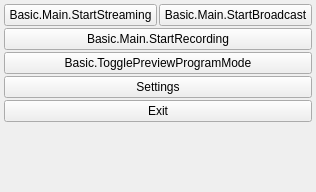
<?xml version="1.0" encoding="UTF-8"?>
<ui version="4.0">
 <class>OBSBasicControls</class>
 <widget class="QWidget" name="OBSBasicControls">
  <property name="geometry">
   <rect>
    <x>0</x>
    <y>0</y>
    <width>316</width>
    <height>192</height>
   </rect>
  </property>
  <layout class="QVBoxLayout" name="buttonsVLayout">
   <property name="spacing">
    <number>2</number>
   </property>
   <property name="leftMargin">
    <number>4</number>
   </property>
   <property name="topMargin">
    <number>4</number>
   </property>
   <property name="rightMargin">
    <number>4</number>
   </property>
   <property name="bottomMargin">
    <number>4</number>
   </property>
   <item>
    <layout class="QHBoxLayout" name="horizontalLayout_7">
     <item>
      <widget class="QPushButton" name="streamButton">
       <property name="enabled">
        <bool>true</bool>
       </property>
       <property name="sizePolicy">
        <sizepolicy hsizetype="Ignored" vsizetype="Fixed">
         <horstretch>0</horstretch>
         <verstretch>0</verstretch>
        </sizepolicy>
       </property>
       <property name="minimumSize">
        <size>
         <width>150</width>
         <height>0</height>
        </size>
       </property>
       <property name="text">
        <string>Basic.Main.StartStreaming</string>
       </property>
       <property name="checkable">
        <bool>true</bool>
       </property>
      </widget>
     </item>
     <item>
      <widget class="QPushButton" name="broadcastButton">
       <property name="enabled">
        <bool>true</bool>
       </property>
       <property name="sizePolicy">
        <sizepolicy hsizetype="Ignored" vsizetype="Fixed">
         <horstretch>0</horstretch>
         <verstretch>0</verstretch>
        </sizepolicy>
       </property>
       <property name="minimumSize">
        <size>
         <width>150</width>
         <height>0</height>
        </size>
       </property>
       <property name="text">
        <string>Basic.Main.StartBroadcast</string>
       </property>
       <property name="checkable">
        <bool>true</bool>
       </property>
      </widget>
     </item>
    </layout>
   </item>
   <item>
    <layout class="QHBoxLayout" name="recordingLayout">
     <property name="spacing">
      <number>2</number>
     </property>
     <property name="leftMargin">
      <number>0</number>
     </property>
     <property name="topMargin">
      <number>0</number>
     </property>
     <property name="rightMargin">
      <number>0</number>
     </property>
     <property name="bottomMargin">
      <number>0</number>
     </property>
     <item>
      <widget class="RecordButton" name="recordButton">
       <property name="enabled">
        <bool>true</bool>
       </property>
       <property name="sizePolicy">
        <sizepolicy hsizetype="Ignored" vsizetype="Fixed">
         <horstretch>0</horstretch>
         <verstretch>0</verstretch>
        </sizepolicy>
       </property>
       <property name="minimumSize">
        <size>
         <width>0</width>
         <height>0</height>
        </size>
       </property>
       <property name="text">
        <string>Basic.Main.StartRecording</string>
       </property>
       <property name="checkable">
        <bool>true</bool>
       </property>
      </widget>
     </item>
    </layout>
   </item>
   <item>
    <widget class="QPushButton" name="modeSwitch">
     <property name="sizePolicy">
      <sizepolicy hsizetype="Ignored" vsizetype="Fixed">
       <horstretch>0</horstretch>
       <verstretch>0</verstretch>
      </sizepolicy>
     </property>
     <property name="minimumSize">
      <size>
       <width>150</width>
       <height>0</height>
      </size>
     </property>
     <property name="text">
      <string>Basic.TogglePreviewProgramMode</string>
     </property>
     <property name="checkable">
      <bool>true</bool>
     </property>
    </widget>
   </item>
   <item>
    <widget class="QPushButton" name="settingsButton">
     <property name="sizePolicy">
      <sizepolicy hsizetype="Ignored" vsizetype="Fixed">
       <horstretch>0</horstretch>
       <verstretch>0</verstretch>
      </sizepolicy>
     </property>
     <property name="minimumSize">
      <size>
       <width>150</width>
       <height>0</height>
      </size>
     </property>
     <property name="text">
      <string>Settings</string>
     </property>
    </widget>
   </item>
   <item>
    <widget class="QPushButton" name="exitButton">
     <property name="sizePolicy">
      <sizepolicy hsizetype="Ignored" vsizetype="Fixed">
       <horstretch>0</horstretch>
       <verstretch>0</verstretch>
      </sizepolicy>
     </property>
     <property name="minimumSize">
      <size>
       <width>150</width>
       <height>0</height>
      </size>
     </property>
     <property name="text">
      <string>Exit</string>
     </property>
    </widget>
   </item>
   <item>
    <spacer name="expVSpacer">
     <property name="orientation">
      <enum>Qt::Vertical</enum>
     </property>
     <property name="sizeHint" stdset="0">
      <size>
       <width>0</width>
       <height>0</height>
      </size>
     </property>
    </spacer>
   </item>
  </layout>
 </widget>
 <customwidgets>
  <customwidget>
   <class>RecordButton</class>
   <extends>QPushButton</extends>
   <header>record-button.hpp</header>
  </customwidget>
 </customwidgets>
 <resources>
  <include location="obs.qrc"/>
 </resources>
 <connections/>
</ui>
